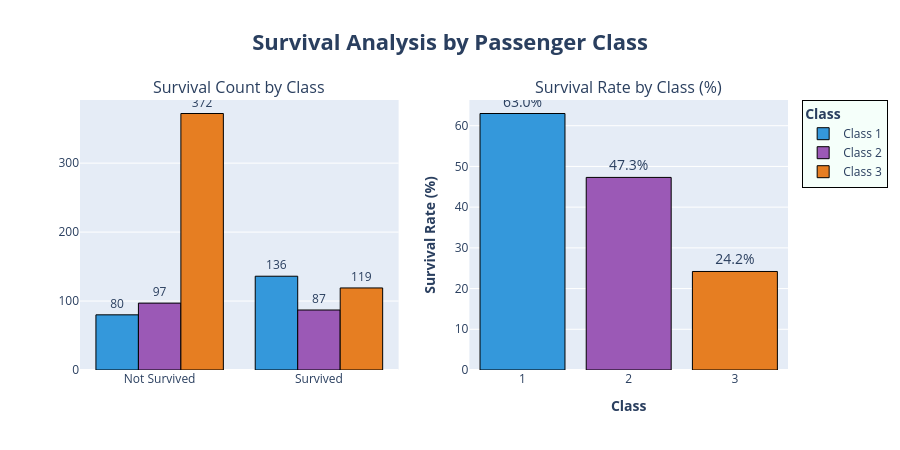

Source (notebook cell):
### Code cell
# ── Survival by Passenger Class ──────────────────────────────────────────
pclass_surv = df_raw.groupby(['Pclass', 'Survived']).size().unstack()

fig = make_subplots(rows=1, cols=2, subplot_titles=['Survival Count by Class', 'Survival Rate by Class (%)'])

colors_class = ['#3498db', '#9b59b6', '#e67e22']
for i, pclass in enumerate([1, 2, 3]):
    row_data = pclass_surv.loc[pclass]
    fig.add_trace(go.Bar(name=f'Class {pclass}', x=['Not Survived','Survived'],
        y=[row_data[0], row_data[1]], marker_color=colors_class[i],
        marker_line=dict(color='black', width=1),
        text=[row_data[0], row_data[1]], textposition='outside'), row=1, col=1)

rates = (pclass_surv[1] / (pclass_surv[0] + pclass_surv[1]) * 100).round(1)
fig.add_trace(go.Bar(x=[1,2,3], y=rates.values,
    text=[f'{r}%' for r in rates.values], textposition='outside', textfont_size=14,
    marker_color=colors_class, marker_line=dict(color='black', width=1),
    showlegend=False), row=1, col=2)

fig.update_layout(
    title=dict(text='<b>Survival Analysis by Passenger Class</b>', font_size=22, x=0.5),
    height=450, barmode='group',
    legend=dict(title='<b>Class</b>', bgcolor='mintcream', bordercolor='black', borderwidth=1)
)
fig.update_xaxes(title_text='<b>Class</b>', row=1, col=2)
fig.update_yaxes(title_text='<b>Survival Rate (%)</b>', row=1, col=2)
fig.show()
print("📌 Insight: Class 1 had 63% survival rate, Class 2 had 47%, Class 3 only 24%.")

### Figure 1 — Plotly figure (JSON) as saved in the notebook; plotly's stock layout.template omitted (floating-point values rounded to 4 significant figures)
{"data": [{"marker": {"color": "#3498db", "line": {"color": "black", "width": 1}}, "name": "Class 1", "text": ["80", "136"], "textposition": "outside", "type": "bar", "x": ["Not Survived", "Survived"], "xaxis": "x", "y": [80, 136], "yaxis": "y"}, {"marker": {"color": "#9b59b6", "line": {"color": "black", "width": 1}}, "name": "Class 2", "text": ["97", "87"], "textposition": "outside", "type": "bar", "x": ["Not Survived", "Survived"], "xaxis": "x", "y": [97, 87], "yaxis": "y"}, {"marker": {"color": "#e67e22", "line": {"color": "black", "width": 1}}, "name": "Class 3", "text": ["372", "119"], "textposition": "outside", "type": "bar", "x": ["Not Survived", "Survived"], "xaxis": "x", "y": [372, 119], "yaxis": "y"}, {"marker": {"color": ["#3498db", "#9b59b6", "#e67e22"], "line": {"color": "black", "width": 1}}, "showlegend": false, "text": ["63.0%", "47.3%", "24.2%"], "textfont": {"size": 14}, "textposition": "outside", "type": "bar", "x": [1, 2, 3], "xaxis": "x2", "y": [63.0, 47.3, 24.2], "yaxis": "y2"}], "layout": {"annotations": [{"font": {"size": 16}, "showarrow": false, "text": "Survival Count by Class", "x": 0.225, "xanchor": "center", "xref": "paper", "y": 1, "yanchor": "bottom", "yref": "paper"}, {"font": {"size": 16}, "showarrow": false, "text": "Survival Rate by Class (%)", "x": 0.775, "xanchor": "center", "xref": "paper", "y": 1, "yanchor": "bottom", "yref": "paper"}], "barmode": "group", "height": 450, "legend": {"bgcolor": "mintcream", "bordercolor": "black", "borderwidth": 1, "title": {"text": "<b>Class</b>"}}, "title": {"font": {"size": 22}, "text": "<b>Survival Analysis by Passenger Class</b>", "x": 0.5}, "xaxis": {"anchor": "y", "domain": [0, 0.45]}, "xaxis2": {"anchor": "y2", "domain": [0.55, 1], "title": {"text": "<b>Class</b>"}}, "yaxis": {"anchor": "x", "domain": [0, 1]}, "yaxis2": {"anchor": "x2", "domain": [0, 1], "title": {"text": "<b>Survival Rate (%)</b>"}}}}
